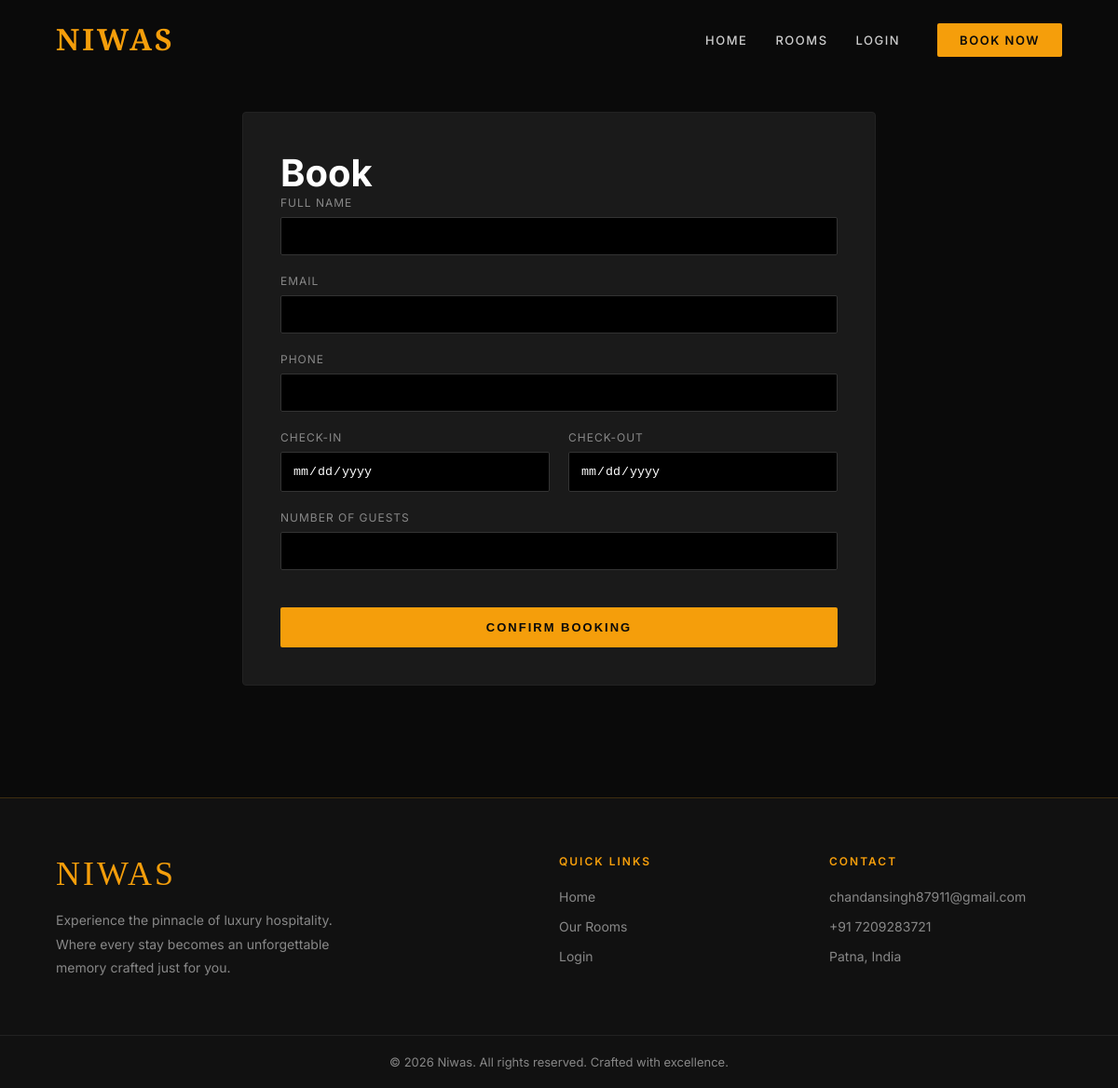
Page /book/45 on the earlier database version.
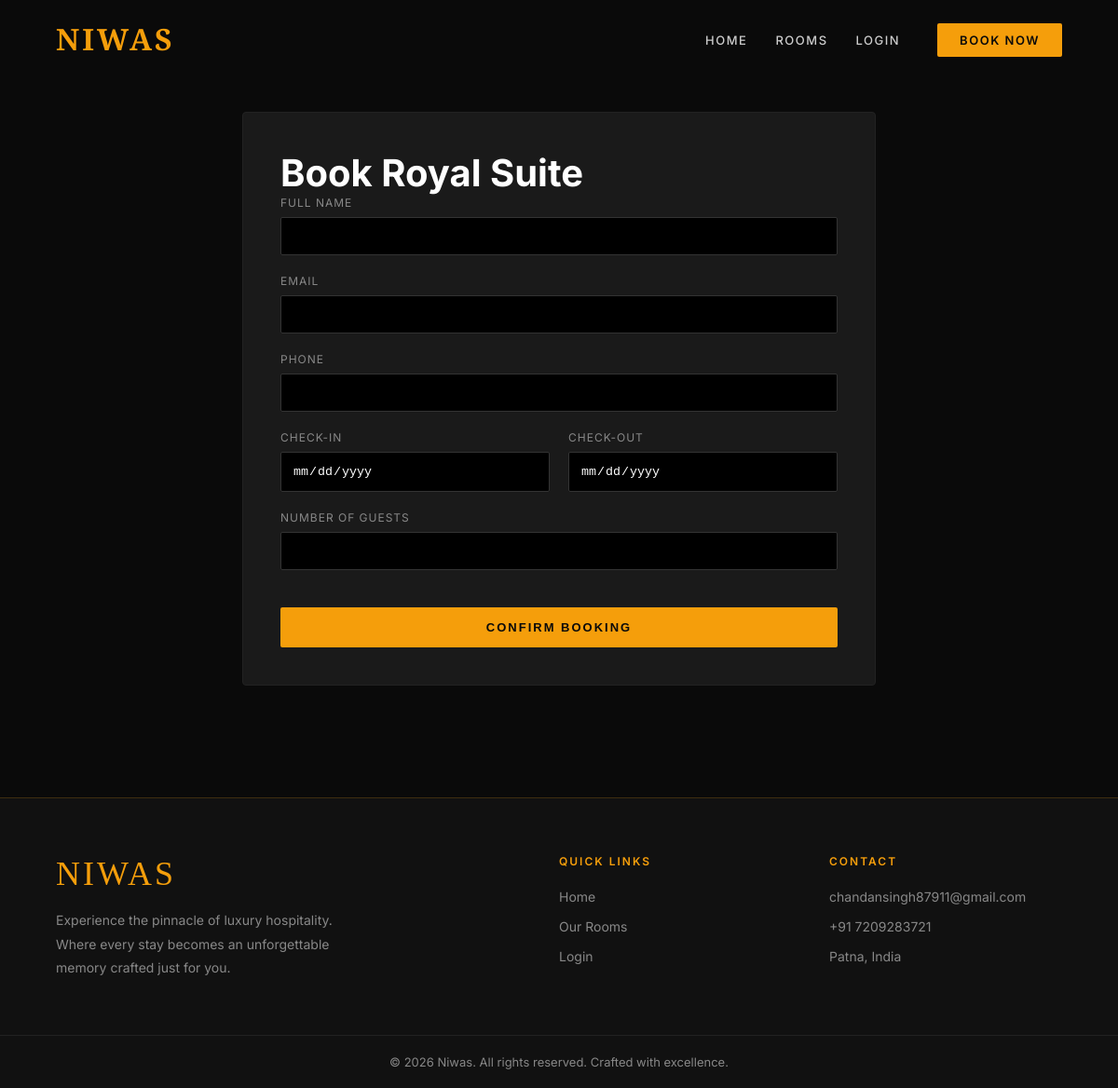
Same page on the later database version.
### tables this page shows
CREATE TABLE rooms (
        id INTEGER PRIMARY KEY AUTOINCREMENT,
        name TEXT NOT NULL,
        type TEXT NOT NULL,
        price REAL NOT NULL,
        description TEXT,
        amenities TEXT,
        image_url TEXT,
        available INTEGER DEFAULT 1
    );

### app.py (the view, shortened to what this page needs)
@app.route("/book/<int:room_id>", methods=["GET", "POST"])
def book(room_id):
    conn = get_db()
    room = conn.execute("SELECT * FROM rooms WHERE id = ?", (room_id,)).fetchone()
    conn.close()
    return render_template("booking.html", room=room)

### app.py (called while the page is built)
def get_db():
    conn = sqlite3.connect("niwas.db")
    conn.row_factory = sqlite3.Row
    return conn

### templates/booking.html (shortened to what this page needs)
{% extends "base.html" %}
{% block content %}
<div class="booking-container">
    <div class="booking-card">
        <h2 class="section-title" style="font-size: 40px;">Book <span>{{ room['name'] }}</span></h2>
        <form method="POST">
            <div class="form-group"><label>Full Name</label><input type="text" name="guest_name" required></div>
            <div class="form-group"><label>Email</label><input type="email" name="email" required></div>
            <div class="form-group"><label>Phone</label><input type="tel" name="phone" required></div>
            <div style="display: grid; grid-template-columns: 1fr 1fr; gap: 20px;">
                <div class="form-group"><label>Check-in</label><input type="date" name="check_in" required></div>
                <div class="form-group"><label>Check-out</label><input type="date" name="check_out" required></div>
            </div>
            <div class="form-group"><label>Number of Guests</label><input type="number" name="guests" min="1" required></div>
            <button type="submit" class="btn-amber" style="width: 100%; text-align: center; margin-top: 20px;">Confirm Booking</button>
        </form>
    </div>
</div>
{% endblock %}

### templates/base.html (shortened to what this page needs)
<!DOCTYPE html>
<html lang="en">
<head>
  <link rel="stylesheet" href="https://cdnjs.cloudflare.com/ajax/libs/font-awesome/6.4.0/css/all.min.css"/>
</head>
<body>
<nav id="navbar">
  <a href="/" class="logo">NIWAS</a>
  <ul class="nav-links">
    <li><a href="/">Home</a></li>
    <li><a href="/rooms">Rooms</a></li>
    {% if session.user_name %}
      <li><a href="/profile">{{ session.user_name }}</a></li>
      {% if session.is_admin %}
        <li><a href="/admin">Admin</a></li>
      {% endif %}
      <li><a href="/logout">Logout</a></li>
    {% else %}
      <li><a href="/login">Login</a></li>
      <li><a href="/register" class="nav-btn">Book Now</a></li>
    {% endif %}
  </ul>
</nav>
{% block content %}{% endblock %}
<footer>
  <div>
    <div class="footer-logo">NIWAS</div>
    <p class="footer-desc">Experience the pinnacle of luxury hospitality. Where every stay becomes an unforgettable memory crafted just for you.</p>
  </div>
  <div>
    <div class="footer-title">Quick Links</div>
    <ul class="footer-links">
      <li><a href="/">Home</a></li>
      <li><a href="/rooms">Our Rooms</a></li>
      <li><a href="/login">Login</a></li>
    </ul>
  </div>
  <div>
    <div class="footer-title">Contact</div>
    <ul class="footer-links">
      <li><a href="mailto:chandansingh87911@gmail.com">chandansingh87911@gmail.com</a></li>
      <li><a href="tel:+919876543210">+91 7209283721</a></li>
      <li><a href="#">Patna, India</a></li>
    </ul>
  </div>
</footer>
<div class="footer-bottom">
  © 2026 Niwas. All rights reserved. Crafted with excellence.
</div>
</body>
</html>

### templates/base.html (style rules this page uses)
:root { --amber: #f59e0b; --amber-light: #fbbf24; --amber-dark: #d97706; --black: #0a0a0a; --dark: #111111; --dark2: #1a1a1a; --dark3: #222222; --white: #ffffff; --gray: #888888; --light-gray: #cccccc; }
* { margin: 0; padding: 0; box-sizing: border-box; }
body { font-family: 'Inter', sans-serif; background: var(--black); color: var(--white); overflow-x: hidden; }
nav { position: fixed; top: 0; left: 0; right: 0; z-index: 1000; padding: 20px 60px; display: flex; justify-content: space-between; align-items: center; transition: all 0.4s ease; }
.logo { font-family: 'Cormorant Garamond', serif; font-size: 32px; font-weight: 700; color: var(--amber); letter-spacing: 3px; text-decoration: none; }
.nav-links { display: flex; align-items: center; gap: 30px; list-style: none; white-space: nowrap; }
.nav-links a { color: var(--light-gray); text-decoration: none; font-size: 13px; letter-spacing: 1.5px; text-transform: uppercase; font-weight: 500; transition: color 0.3s; position: relative; }
.nav-links a::after { content: ''; position: absolute; bottom: -4px; left: 0; width: 0; height: 1px; background: var(--amber); transition: width 0.3s; }
.nav-btn { background: var(--amber); color: var(--black) !important; padding: 10px 24px; border-radius: 2px; font-weight: 600 !important; transition: all 0.3s !important; margin-left: 10px; }
.nav-btn::after { display: none !important; }
footer { background: var(--dark); border-top: 1px solid rgba(245, 158, 11, 0.2); padding: 60px; display: grid; grid-template-columns: 2fr 1fr 1fr; gap: 40px; }
.footer-logo { font-family: 'Cormorant Garamond', serif; font-size: 36px; color: var(--amber); letter-spacing: 3px; margin-bottom: 16px; }
.footer-desc { color: var(--gray); font-size: 14px; line-height: 1.8; max-width: 300px; }
.footer-title { font-size: 12px; letter-spacing: 2px; text-transform: uppercase; color: var(--amber); margin-bottom: 20px; font-weight: 600; }
.footer-links { list-style: none; }
.footer-links li { margin-bottom: 12px; }
.footer-links a { color: var(--gray); text-decoration: none; font-size: 14px; transition: color 0.3s; }
.footer-bottom { background: var(--dark); border-top: 1px solid #222; padding: 20px 60px; text-align: center; color: var(--gray); font-size: 13px; }
.btn-amber { display: inline-block; background: var(--amber); color: var(--black); padding: 14px 36px; font-size: 13px; font-weight: 700; letter-spacing: 2px; text-transform: uppercase; text-decoration: none; border-radius: 2px; border: none; cursor: pointer; transition: all 0.3s; position: relative; overflow: hidden; }

### templates/booking.html (style rules this page uses)
.booking-container { padding: 120px 60px; max-width: 800px; margin: 0 auto; }
.booking-card { background: var(--dark2); padding: 40px; border: 1px solid #222; border-radius: 4px; }
.form-group { margin-bottom: 20px; }
label { display: block; color: var(--gray); font-size: 12px; text-transform: uppercase; margin-bottom: 8px; letter-spacing: 1px; }
input { width: 100%; background: #000; border: 1px solid #333; padding: 12px; color: var(--white); border-radius: 2px; }

Differences in the rows shown:
added rooms: name "Royal Suite"
